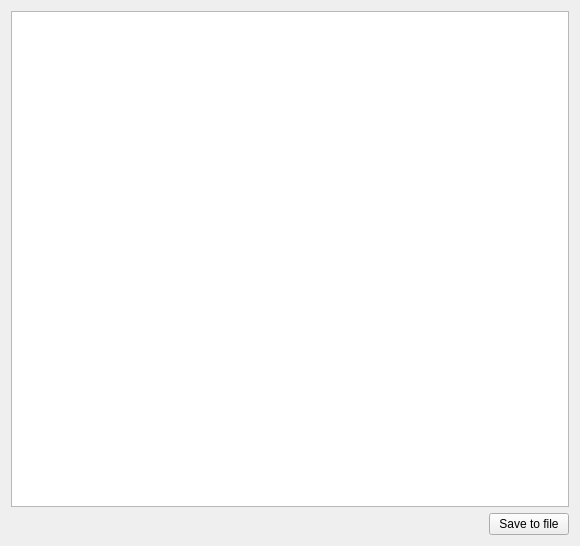
<?xml version="1.0" encoding="UTF-8"?>
<ui version="4.0">
 <class>Form</class>
 <widget class="QWidget" name="Form">
  <property name="geometry">
   <rect>
    <x>0</x>
    <y>0</y>
    <width>580</width>
    <height>546</height>
   </rect>
  </property>
  <property name="windowTitle">
   <string>Form</string>
  </property>
  <layout class="QVBoxLayout" name="verticalLayout">
   <item>
    <widget class="QPlainTextEdit" name="text">
     <property name="readOnly">
      <bool>true</bool>
     </property>
    </widget>
   </item>
   <item>
    <layout class="QHBoxLayout" name="horizontalLayout">
     <item>
      <spacer name="horizontalSpacer">
       <property name="orientation">
        <enum>Qt::Horizontal</enum>
       </property>
       <property name="sizeHint" stdset="0">
        <size>
         <width>40</width>
         <height>20</height>
        </size>
       </property>
      </spacer>
     </item>
     <item>
      <widget class="QPushButton" name="save_btn">
       <property name="text">
        <string>Save to file</string>
       </property>
      </widget>
     </item>
    </layout>
   </item>
  </layout>
 </widget>
 <resources/>
 <connections/>
</ui>
